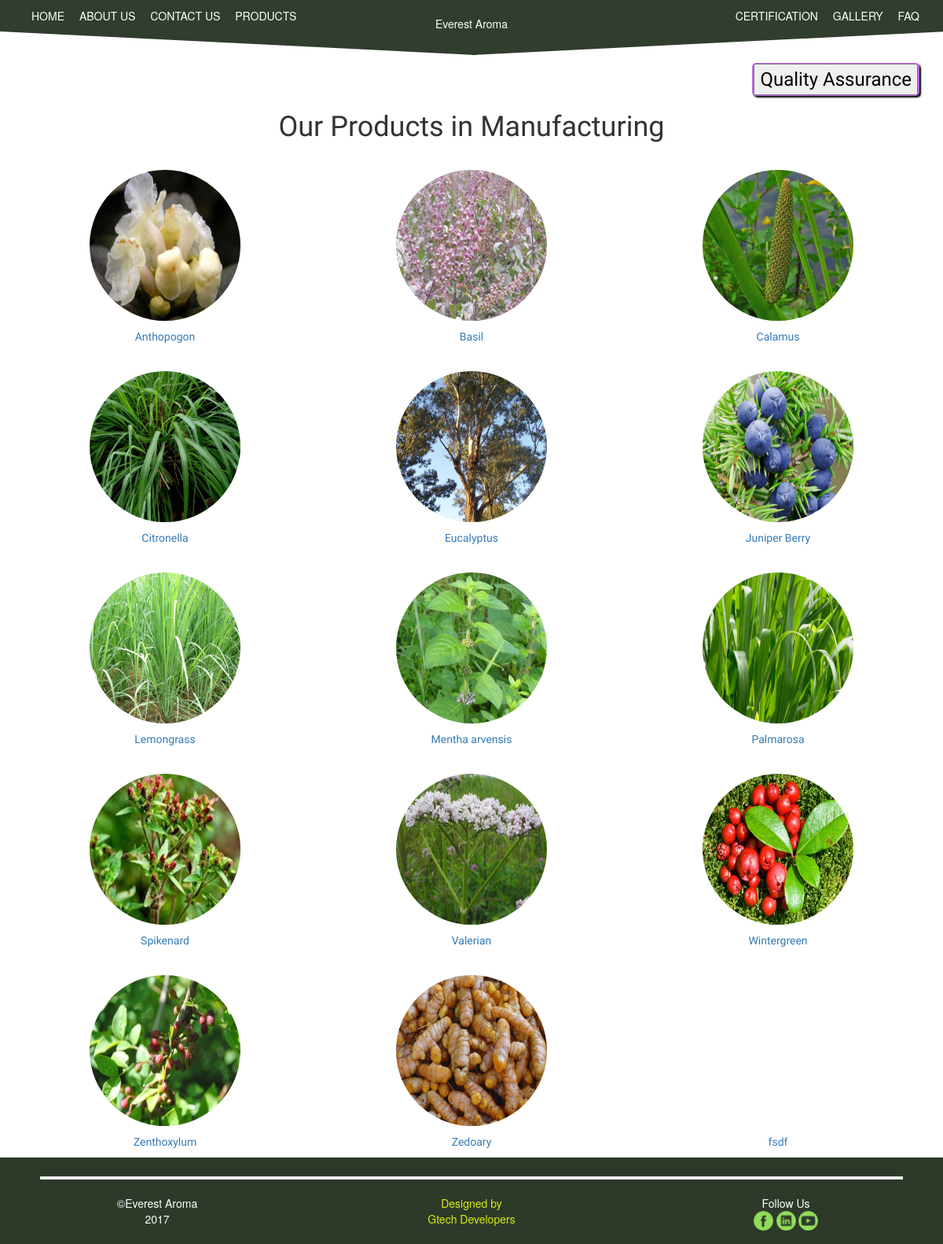
/products.php, run on the app's committed database.
### tables this page shows
CREATE TABLE `products` (
  `productID` int(11) NOT NULL,
  `productName` text NOT NULL,
  `productPhoto` text NOT NULL,
  `visibility` varchar(100) NOT NULL,
  `homeShow` varchar(100) NOT NULL
);

### public_html/products.php (the view, shortened to what this page needs)
<!DOCTYPE html>
<html lang="en">
<head>
      <link rel= "stylesheet" href="css/bootstrap.min.css">
      <link rel="stylesheet" href="css/productsStyle.css">
      <link rel="stylesheet" href="css/footerStyle.css">
      <link rel="stylesheet" type="text/css" href="css/navbarStyle.css">
      <div class="container-fluid">
            <div class="row">
                  <div class="col-xs-12">
                        <div style="min-height: 70px; max-width:100%; overflow:hidden;">
                        </div>
                  </div>
            </div>
            <div class="container">
                  <div class="row">
                        <div class="col-xs-12">
                              <div class="forbutton">
                                    <button data-toggle="modal" data-target="#QA">
                                          <div class="titleFont">Quality Assurance</div>
                                    </button>
                              </div>
                        </div>
                  </div>
            </div>
      </div>
      <h1 id="title"><div class="titleFont">Our Products in Manufacturing</div></h1>
      <div class="container">
            <div class="row">
                  <?php
                  include '../eaPortions/dbConnect.php';
                  $count=0;
                  $sql="SELECT * FROM products WHERE visibility ='yes'";
                  $result = mysqli_query($db, $sql);
                  if (mysqli_num_rows($result) > 0) {
                    while($row = mysqli_fetch_assoc($result)) {
                        if($count == 3){
                                    echo '<div class="row">';
                                    $count=0;
                              }
                              echo' <div class="col-sm-4">
                                    <a href="productsDescription.php?viewProduct'.$row["productID"].'='.$row["productName"].'">
                                    <div class="imag" style="background-image: url('. "'"."admin/".$row["productPhoto"]."'".');">
                                    </div>
                                    <div class="cent">
                                          <p class="nameProd">
                                                <div class="contentFontProducts titleFont">'.$row["productName"];
                                                      echo '</div>
                                                </p>
                                          </a>
                                    </div>
                              </div>';
                              $count++;
                        }
                  }
            echo '<br>';
            ?>
                        <?php
                        include('footer.php');
                        ?>
                  </body>
</html>

### public_html/footer.php
<div id="footerContactUs">
    <div class="container-fluid">
        <div class="row">
            <div class="col-md-12">
                <hr id="footerLine">
            </div>
        </div>
        <div class="row">
            <div class="col-xs-4">
            <div id="copyright">
               <center><a href="index.php" class="footerNoUnderline">&copyEverest Aroma<br>
                2017</a></center>
            </div>
            </div>
           <div class="col-xs-4">
                <center>
                <div id="design"> Designed by <br><a class="footerNoUnderline" href="http://gtechdevelopers.com.np/" target="_blank" >Gtech Developers</a></div>
                   </center>
            </div>
            <div class="col-xs-4" id="footerFollowUs">
                <center>Follow Us <br>
                 <a href="https://www.facebook.com/" target="_blank"> <img class="img-responsive footerContactImg" src="img/home/fb.png" ></a>
                <a href="https://www.twitter.com/" target="_blank"> <img class="img-responsive footerContactImg" src="img/home/twitter.png" ></a>
                <a href="https://www.youtube.com/" target="_blank">  <img class="img-responsive footerContactImg" src="img/home/youtube.png" ></a>
               </center>
               </div>
        </div>
    </div>
</div>

### public_html/css/productsStyle.css (style rules this page uses)
.forbutton { float: right;background-color: #bf65e8; margin-top: 10px; padding: 1px 2px; border: 0; color: black; border-radius: 5px; box-shadow: 2px 2px 2px; text-shadow: 2px 2px 2px; font-size: 24px; font-family: "Roboto"; }
#title { text-align: center; }
.imag { height: 16vw; width: 16vw; border-radius: 50%; margin-top: 2vw; margin-left: auto; margin-right: auto; float: all; background-size: 16vw 16vw; background-repeat: no-repeat; }
.nameProd { font-weight: bolder; font-size: 200%; }
.cent { text-align: center; }
.titleFont { font-family: Sansita; }

### public_html/css/footerStyle.css (style rules this page uses)
#footerContactUs { font-size:1em; max-width: 100vw; background-color: #2d3a2a; position: relative; bottom: 0; min-height: 110px; }
#footerLine { margin-top:3vh; margin-right: 3vw; margin-left: 3vw; border-width: 0.5vh; }
.footerNoUnderline { text-decoration: none; color:white; }
#footerFollowUs { color:white; }
.footerContactImg { width: 25px; height: 25px; display: inline-block; }
#design , #design a { color: #D7ED11; }
.titleFont { font-family: Sansita; }

### public_html/css/navbarStyle.css (style rules this page uses)
body { overflow-x:hidden; }
.navbarThis { width:100vw;height:70px;position:fixed !important;top:0 !important;left:0 !important;background-color:rgba(0,0,0,0);z-index:25;opacity:0.98; }
.myNavbar { width:100vw;height:40px;position:absolute;top:0;left:0;padding-left:2vw;background-color:#2d3a2a; }
.gap { height:20.667%; }
.navbarLeftTriangle { width:0px;height:0px;position:absolute;top:40px;left:0px;border-left:50.5vw solid transparent;border-top:30px solid #2d3a2a; }
.navbarRightTriangle { width:0px;height:0px;position:absolute;top:40px;left:50vw;border-right:50.5vw solid transparent;border-top:30px solid #2d3a2a; }
.navLeft { float:left; }
.navRight { float:right;margin-right:15px; }
.linkPages { color:white;margin:auto;position:absolute;top:0;left:0;bottom:0;right:0;height:50%; }
.linkPages ul li a { color:white; }
.linkPages ul li { display:inline;margin-right:15px;color:white; }
.everestAroma { position:absolute;height:60px;top:0;width:10vw;left:45vw;text-align:center;font-size:150%;color:white;padding-top:20px; }
.titleFont { font-family:Sansita; }
@media screen and (max-width:1392px) { .everestAroma { font-size:100%; } }

### data on the page
products: productPhoto (picture), productName "Anthopogon"
products: productPhoto (picture), productName "Basil"
products: productPhoto (picture), productName "Calamus"
products: productPhoto (picture), productName "Citronella"
products: productPhoto (picture), productName "Eucalyptus"
products: productPhoto (picture), productName "Juniper Berry"
products: productPhoto (picture), productName "Lemongrass"
products: productPhoto (picture), productName "Mentha arvensis"
products: productPhoto (picture), productName "Palmarosa"
products: productPhoto (picture), productName "Spikenard"
products: productPhoto (picture), productName "Valerian"
products: productPhoto (picture), productName "Wintergreen"
products: productPhoto (picture), productName "Zenthoxylum"
products: productPhoto (picture), productName "Zedoary"
products: productName "fsdf"
